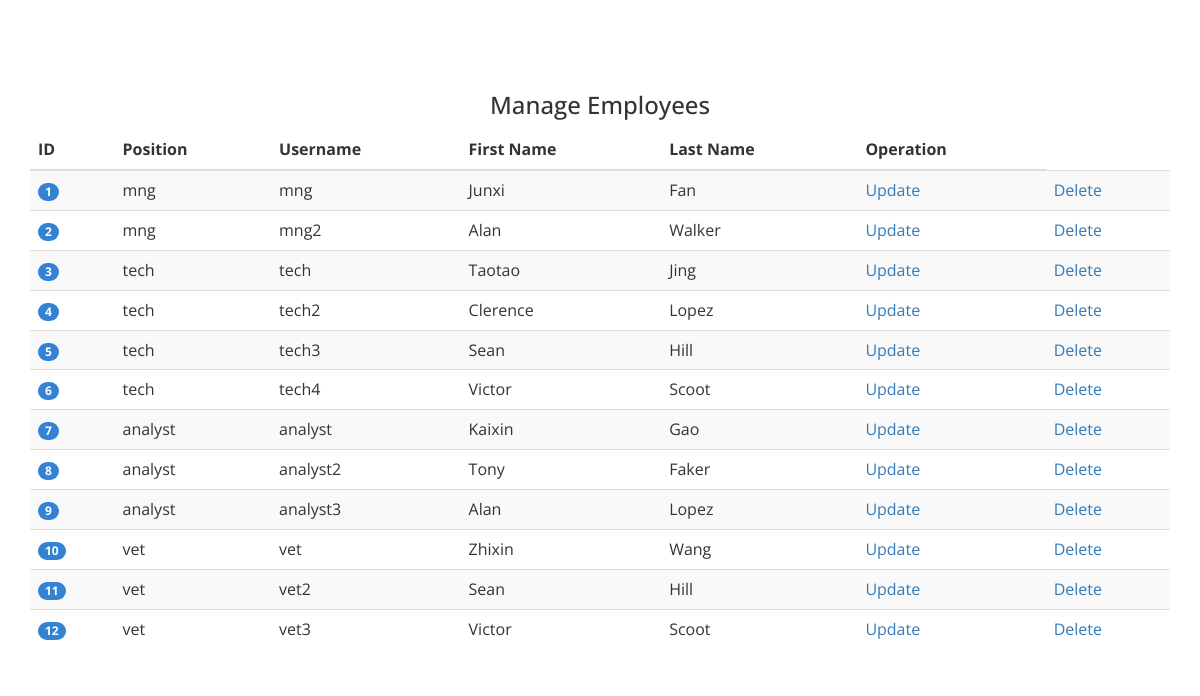
The app's page /mngemp.php with its own data.
### tables this page shows
CREATE TABLE IF NOT EXISTS `Account` (
  `ID` INT NOT NULL AUTO_INCREMENT,
  `Username` VARCHAR(45) NOT NULL,
  `Password` VARCHAR(45) NOT NULL,
  `Job` VARCHAR(45) NOT NULL,
  `FirstName` VARCHAR(45) NOT NULL,
  `LastName` VARCHAR(45) NOT NULL,
  PRIMARY KEY (`ID`));

### web/mngemp.php (the view, shortened to what this page needs)
<!doctype html>
<html>
<head>
    <link href="css/bootstrap.css" rel="stylesheet" type="text/css" media="all">
    <link href="css/style.css" rel="stylesheet" type="text/css"/>
</head>
<body>
<div class="typrography">
    <div class="container">
        <section id="tables">
            <div class="bs-docs-example">
                <h3 style="text-align:center">Manage Employees</h3>
                <table class="table table-striped">
                    <thead>
                    <tr>
                        <th>ID</th>
                        <th>Position</th>
                        <th>Username</th>
                        <th>First Name</th>
                        <th>Last Name</th>
                        <th>Operation</th>
                    </tr>
                    </thead>
                    <tbody>
                    <?php
                    $DB_HOST = 'localhost';
                    $DB_PORT = '3306';
                    $DB_USER = 'root';
                    $DB_PASS = '';
                    $DB_NAME = 'aqua';
                    $mysqli = new mysqli($DB_HOST, $DB_USER, $DB_PASS, $DB_NAME, $DB_PORT);
                    $sql = "select ID,Username,Job,Firstname,Lastname from account; ";
                    $result = $mysqli->query($sql);
                    while ($empInfo = mysqli_fetch_array($result)) {
                        $ID = $empInfo[0];
                        $position = $empInfo[2];
                        $username = $empInfo[1];
                        $firstname = $empInfo[3];
                        $lastname = $empInfo[4];
                        echo "<tr>";
                        echo "<td><span class='badge'>$ID</span></td>";
                        echo "<td>$position</td>";
                        echo "<td>$username</td>";
                        echo "<td>$firstname</td>";
                        echo "<td>$lastname</td>";
                        echo "<td><a href='../deals/mngempupdate.php?empID=" . $ID . "'>Update</a></td>";
                        echo "<td><a href='../deals/mngempdel.php?empID=" . $ID . "'>Delete</a></td>";
                        echo "</tr>";
                    }
                    ?>
                    </tbody>
                </table>
            </div>
        </section>
    </div>
</div>
<br>
<br>
</body>
</html>

### web/css/style.css (style rules this page uses)
html, body { font-family: 'Open Sans', sans-serif; font-size: 100%; background: #FFf; }
body a { transition:0.5s all; -webkit-transition:0.5s all; -moz-transition:0.5s all; -o-transition:0.5s all; -ms-transition:0.5s all; }
h1,h2,h3,h4,h5,h6 { margin:0; }
.typrography { padding: 5em 0; }
.grid_5 h1, h2, h3, h4, h5, h6 { padding: 12px 0; }
.badge { background-color: #3382D3; }

### records on screen
account: ID "1", Job "mng", Username "mng", FirstName "Junxi", LastName "Fan"
account: ID "2", Job "mng", Username "mng2", FirstName "Alan", LastName "Walker"
account: ID "3", Job "tech", Username "tech", FirstName "Taotao", LastName "Jing"
account: ID "4", Job "tech", Username "tech2", FirstName "Clerence", LastName "Lopez"
account: ID "5", Job "tech", Username "tech3", FirstName "Sean", LastName "Hill"
account: ID "6", Job "tech", Username "tech4", FirstName "Victor", LastName "Scoot"
account: ID "7", Job "analyst", Username "analyst", FirstName "Kaixin", LastName "Gao"
account: ID "8", Job "analyst", Username "analyst2", FirstName "Tony", LastName "Faker"
account: ID "9", Job "analyst", Username "analyst3", FirstName "Alan", LastName "Lopez"
account: ID "10", Job "vet", Username "vet", FirstName "Zhixin", LastName "Wang"
account: ID "11", Job "vet", Username "vet2", FirstName "Sean", LastName "Hill"
account: ID "12", Job "vet", Username "vet3", FirstName "Victor", LastName "Scoot"
